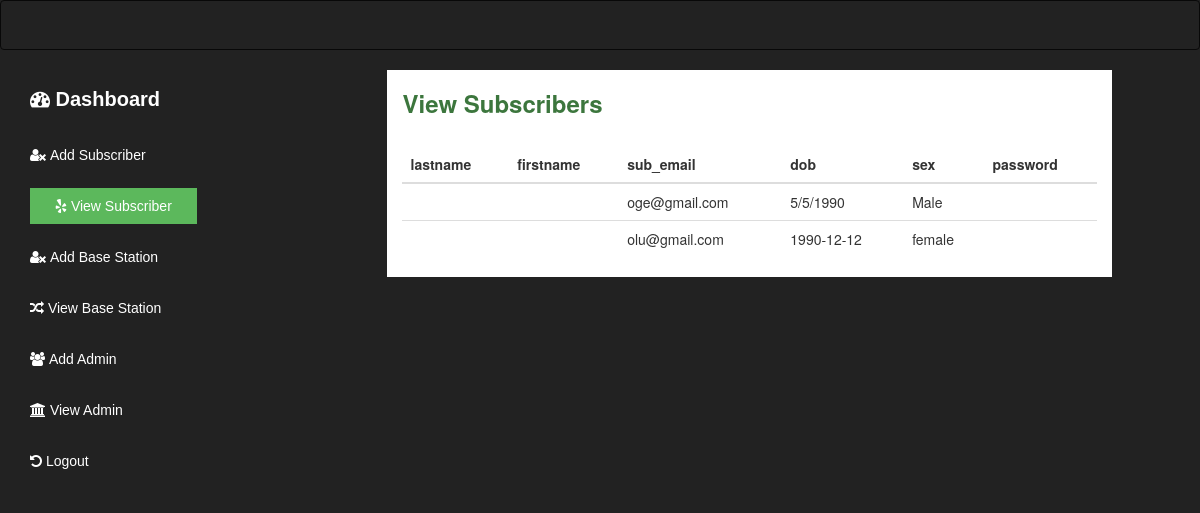
Screenshot of /view-subscriber.php with the database file from the repository.
### tables this page shows
CREATE TABLE `subscriber` (
  `sub_lastname` varchar(100) NOT NULL,
  `sub_firstname` varchar(100) NOT NULL,
  `sub_email` varchar(255) NOT NULL,
  `dob` varchar(100) NOT NULL,
  `sex` varchar(20) NOT NULL,
  `sub_password` varchar(32) NOT NULL
);

### view-subscriber.php (the view, shortened to what this page needs)
<?php include 'core/init.php';  ?>
<!DOCTYPE html>
<html lang="en">
<head>
		<link rel="stylesheet" href="assets/css/font/css/font-awesome.css" />
		<link rel="stylesheet" href="assets/css/bootstrap.css"/>
		<link rel="stylesheet" href="assets/css/style-complete.css"/>
</head>
<body style="background:#222;">
</body>
	<nav class="navbar navbar-inverse"></nav>
	<div class="container-fluid">
		<div class="row" id="mynav">
			<div class="col-md-3">
				<div class="col-sm-12 drop">
					<a href = "admin-home.php" style="color:white;font-size:20px; font-weight: bolder;"><i class="fa fa-dashboard"></i>&nbsp;Dashboard</a>
				</div>
				<div class="col-sm-12 drop">
					<a href="add-subscriber.php" style="color:white;"><i class="fa fa-user-times"></i>&nbsp;Add Subscriber</a>
				</div>
				<div class="col-sm-12 drop">
					<a href="view-subscriber.php" style="color:white;background-color:
#5cb85c;padding:10px 25px;"><i class="fa fa-yelp"></i>&nbsp;View Subscriber</a>
				</div>
				<div class="col-sm-12 drop">
					<a href="add-base.php" style="color:white;"><i class="fa fa-user-times"></i>&nbsp;Add Base Station</a>
				</div>
				<div class="col-sm-12 drop">
					<a href="view-base.php" style="color:white;"><i class="fa fa-random"></i>&nbsp;View Base Station</a>
				</div>
				<div class="col-sm-12 drop">
					<a href="add-admin.php" style="color:white;"><i class="fa fa-users"></i>&nbsp;Add Admin</a>
				</div>
				<div class="col-sm-12 drop">
					<a href="view-admin.php" style="color:white;"><i class="fa fa-university"></i>&nbsp;View Admin</a>
				</div>
				<div class="col-sm-12 drop">
					<a href="logout.php" style="color:white;"><i class="fa fa-undo"></i>&nbsp;Logout</a>
				</div>
			</div>
			<div class="col-md-9">
				<div class="col-sm-10 col-sm-offset-1" style="background-color:white;">
					<div style="margin-bottom: 30px;">
						<h3 class="text-success" style="font-weight: bold;">View Subscribers</h3>
					</div>
					<table class="table table-primary">
						<thead>
							<th>lastname</th>
							<th>firstname</th>
							<th>sub_email</th>
							<th>dob</th>
							<th>sex</th>
							<th>password</th>
						</thead>
						<tbody>
							<?php
							$stm = $pdo->prepare("SELECT * FROM subscriber");
							$stm->execute();
							if ($stm->rowCount() > 0) {
								while($rows = $stm->fetchObject()){
									echo "<tr>";
									echo "<td>$rows->lastname</td>";
									echo "<td>$rows->firstname</td>";
									echo "<td>$rows->sub_email</td>";
									echo "<td>$rows->dob</td>";
									echo "<td>$rows->sex</td>";
									echo "<td>$rows->password</td>";
									echo "</tr>";
								}
							}
							 ?>
						</tbody>
					</table>
				</div>
			</div>
		</div>
	</div>
</body>
</html>

### assets/css/style-complete.css (style rules this page uses)
* { margin: 0; padding: 0; }
#mynav .drop { margin-top:15px; margin-bottom: 15px; }
#mynav .drop a { font-family: sans-serif; font-size: 14px; }

### rows the page displays
subscriber: sub_email "oge@gmail.com", dob "5/5/1990", sex "Male"
subscriber: sub_email "olu@gmail.com", dob "1990-12-12", sex "female"
